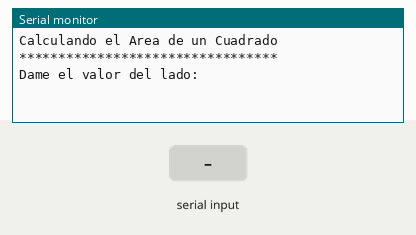
Simulated run of this sketch. Board: Arduino Uno, built with avr-gcc and run on an emulated ATmega328P. Parts: the last lines printed to the serial monitor. Inputs (shaded band) come from the test bench.

Above: at 1.2 s.
1.3 s: "90,45\n" received over Serial
At 2.2 s:
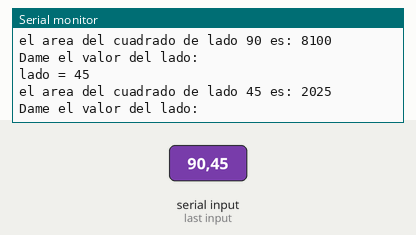
2.8 s: "30,150\n" received over Serial
At 4.6 s:
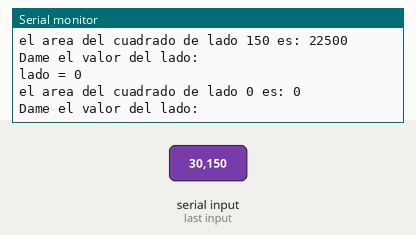
Timing chart, 0 to 6.1 s (numbered marks = the images above; inputs shaded):
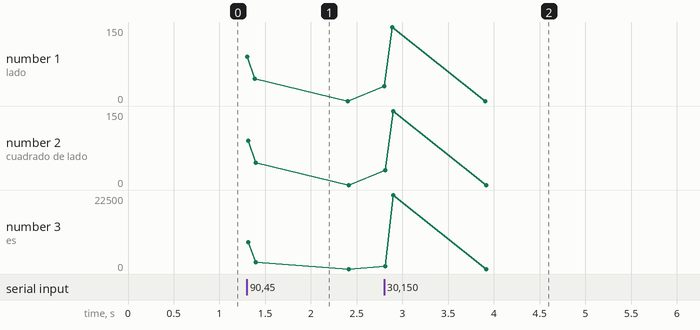

The sketch:

arduino.06.areacuadradoteclado.ino
```cpp
int lado = 0;                  //se declara la variable lado de tipo entero y con valor 0
int area = 0;                  //se declara la variable area de tipo entero y con valor 0

void setup() {                 //esta funcion solo se ejecuta una sola vez

  Serial.begin(9600);          //configura el puerto serial a 9600 de velocidad
  Serial.println("Calculando el Area de un Cuadrado");
  Serial.println("*********************************");
  Serial.println("");
  Serial.println("Dame el valor del lado: ");
}

void loop() {                  //esta funcion siempre se repite

  if (Serial.available() > 0) { //si hay algun dato en el puerto serial entrar a esta condicional Si---Entonces
    lado = Serial.parseInt();      //se aplica la funcion parseInt al puerto serial y se guarda el dato en la variable "lado"
    Serial.print("lado = ");       //mostrar el valor
    Serial.println(lado);          //de la variable "lado"
    area = pow(lado, 2);         //la variable area se define como lado al cuadrado, las potencias son con funcion pow(base,potencia)
    Serial.print("el area del cuadrado de lado ");
    Serial.print(lado);          //se imprime la variable lado
    Serial.print(" es: ");       //
    Serial.println(area);        //se imprime la variable area
    Serial.println("");          //linea en blanco
    Serial.println("Dame el valor del lado: "); //muestra mensaje para pedir lado y repite loop() esperando algo en el puerto serial.
  }
}
```

Measured:
- after the input at 1.3 s, the serial monitor: prints a new line at once (image 1)
- after the input at 2.8 s, the serial monitor: prints a new line at once (image 2)
